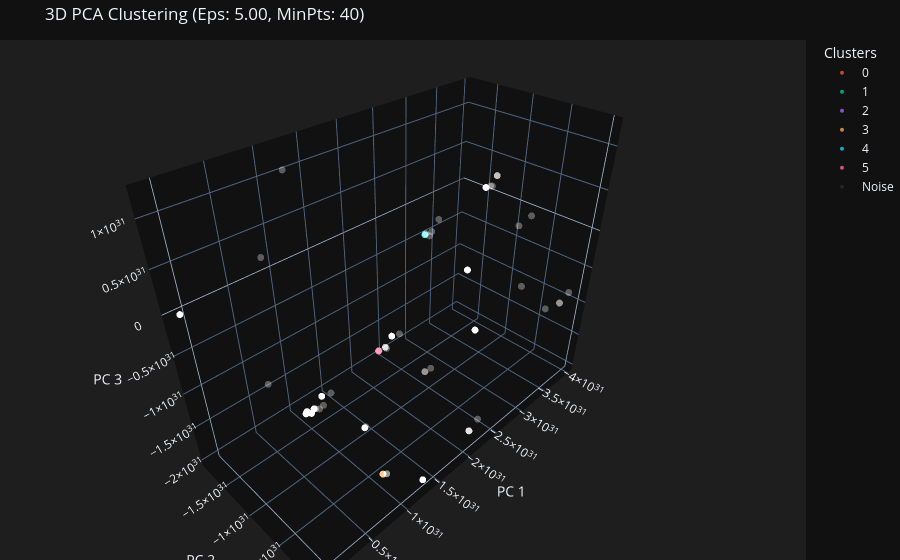

Here is the notebook cell this chart was saved with:
### Code cell
pca_3d = PCA(n_components=3, random_state=42)
X_plot_3d = pca_3d.fit_transform(X_scaled) 


dbscan = DBSCAN()
labels = dbscan.fit(
        X_embedded,
        eps=5,
        min_samples=40
    )
plot_clusters_3d(
        X_plot_3d, 
        labels, 
        title=f"3D PCA Clustering (Eps: 5.00, MinPts: 40)", 

    )
